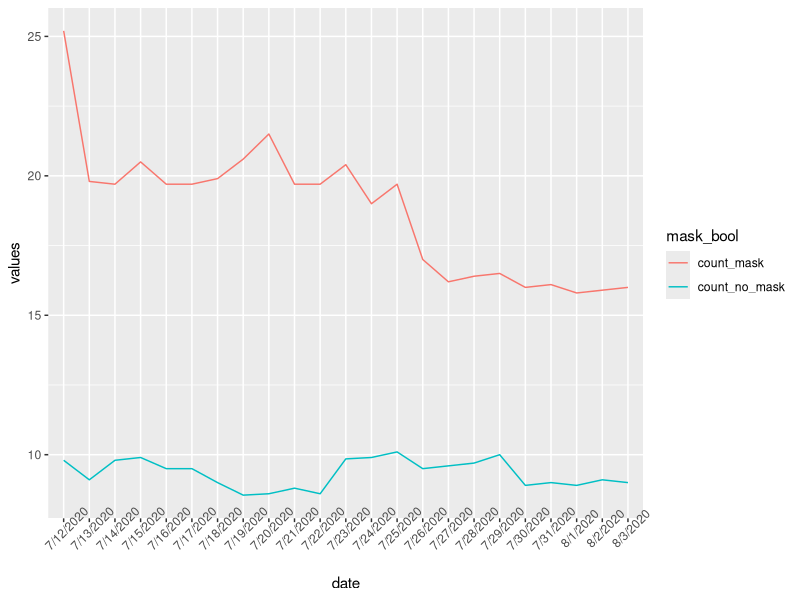

Write R code to recreate this figure.
## ---- chunk 1
library(tidyverse) 
## ---- chunk 2
df <- tribble(
  ~date, ~count_mask, ~count_no_mask, 
  "7/12/2020", 25.2, 9.8,
  "7/13/2020", 19.8, 9.1,
  "7/14/2020", 19.7, 9.8,
  "7/15/2020", 20.5, 9.9,
  "7/16/2020", 19.7, 9.5,
  "7/17/2020", 19.7, 9.5,
  "7/18/2020", 19.9, 9.0,
  "7/19/2020", 20.6, 8.55,
  "7/20/2020", 21.5, 8.6,
  "7/21/2020", 19.7, 8.8,
  "7/22/2020", 19.7, 8.6,
  "7/23/2020", 20.4, 9.85,
  "7/24/2020", 19.0, 9.9,
  "7/25/2020", 19.7, 10.1,
  "7/26/2020", 17.0, 9.5,
  "7/27/2020", 16.2, 9.6,
  "7/28/2020", 16.4, 9.7,
  "7/29/2020", 16.5, 10.0,
  "7/30/2020", 16.0, 8.9,
  "7/31/2020", 16.1, 9.0,
  "8/1/2020", 15.8, 8.9,
  "8/2/2020", 15.9, 9.1,
  "8/3/2020", 16.0, 9.0,
)
## ---- chunk 3
df2 <- df %>% pivot_longer(cols = c("count_mask", "count_no_mask"), 
                    names_to = "mask_bool", 
                    values_to = "values")

ggplot(df2, aes(x = date, y = values, group = mask_bool, colour = mask_bool)) + 
  geom_line() +
  theme(
    axis.text.x = element_text(angle = 45)
    )

